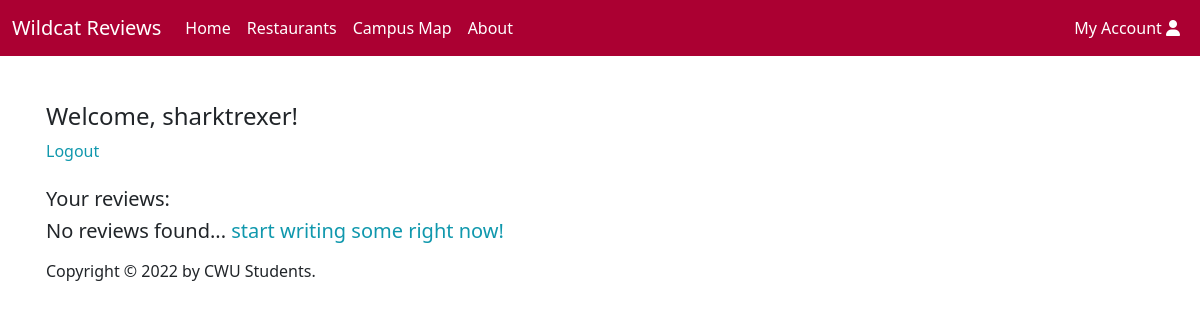
/account/ (signed in), run on an earlier commit of the app's database.
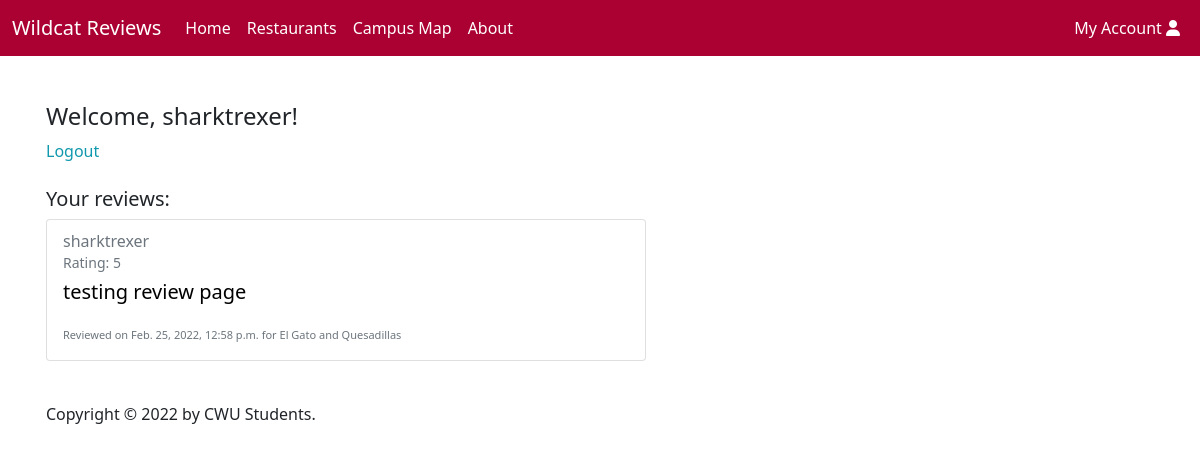
And on a later commit of the database.
### reviews/models.py (models this page shows, shortened)
class Review(models.Model):
    resturaunt = models.ForeignKey(Restaurant, on_delete=models.CASCADE, null=True)
    date = models.DateTimeField( auto_now_add=True)
    username = models.CharField(max_length=200, default='user')
    user = models.ForeignKey(User,on_delete=models.CASCADE, null=True)
    text = models.CharField(max_length=3000)
    rating = models.PositiveSmallIntegerField(choices=RATINGS)
    def get_restaurant_name(self):
        return str(self.resturaunt)
    def get_url(self):
        return self.resturaunt.get_absolute_url()

class Restaurant(models.Model):
    name = models.CharField(max_length=200)
    description = models.CharField(max_length=500, default="description")
    location = models.CharField(max_length=200, default="location")
    style = models.CharField(max_length=30, default="Restaurant")
    image_url = models.URLField(max_length = 300, default="", blank=True, null=True)
    tag = models.ManyToManyField(Tag, help_text='tags', blank=True, null=True)
    def __str__(self):
        return self.name
    def get_absolute_url(self):
        return reverse('restaurant-detail', args=[str(self.id)])

### reviews/views.py (the view)
# urls.py: path('account/', views.Account, name='account'),
def Account(request):
    context = {}
    if request.user.is_authenticated:
        userReviews = Review.objects.filter(user=request.user)
        context = {
            'reviews': userReviews
        }
    return render(request, 'reviews/account.html', context)

### reviews/templates/reviews/account.html
{% extends "base_nosearch.html" %}
{% block content %}
<ul class="sidebar-nav">
   {% if user.is_authenticated %}
     <h4>Welcome, {{ user.get_username }}!</h4>
     <li><a href="{% url 'logout'%}?next={{request.path}}">Logout</a></li>
     <br>
     <h5>Your reviews: <h5>
     {% if reviews %}
      {% for review in reviews %}
      <a id="restCard" href="{{ review.get_url }}">
        <div style="padding-bottom: 25px;">
            <div class="card" style="width: 600px;">
              <div class="card-body">
                <h6 class="card-subtitle mb-2 text-muted"> {{ review.username }}</h6>
                <p class="card-subtitle mb-2 text-muted" style="font-size: 14px;">Rating: {{ review.rating }}</p>
                <p class="card-text">{{ review.text }}</p>
                <p class="card-text"><small class="text-muted" style="font-size: 11px;">Reviewed on {{ review.date }} for {{ review.get_restaurant_name}}</small></p>
              </div>
            </div>
        </div>
      </a>
      {% endfor %}
    {% else %}
      <p>No reviews found...
        <a href="{% url 'restaurants'%}">start writing some right now!</a>
      </p>
    {% endif %}
   {% else %}
     <a href="{% url 'login'%}?next={{request.path}}">Login here</a>
     <label> to keep track of all the reviews you submit!</label>
   {% endif %}
  </ul>
  <footer> <p id="copyright">Copyright &copy; 2022 by CWU Students.</p> </footer>
{% endblock %}

What changed in the data, as far as the page shows it:
added Review: username "sharktrexer", rating "5", text "testing review page", date "Feb. 25, 2022, 12:58 p.m.", get_restaurant_name "El Gato and Quesadillas"
Also different on the page:
text no longer shown: "No reviews found... start writing some right now!"
